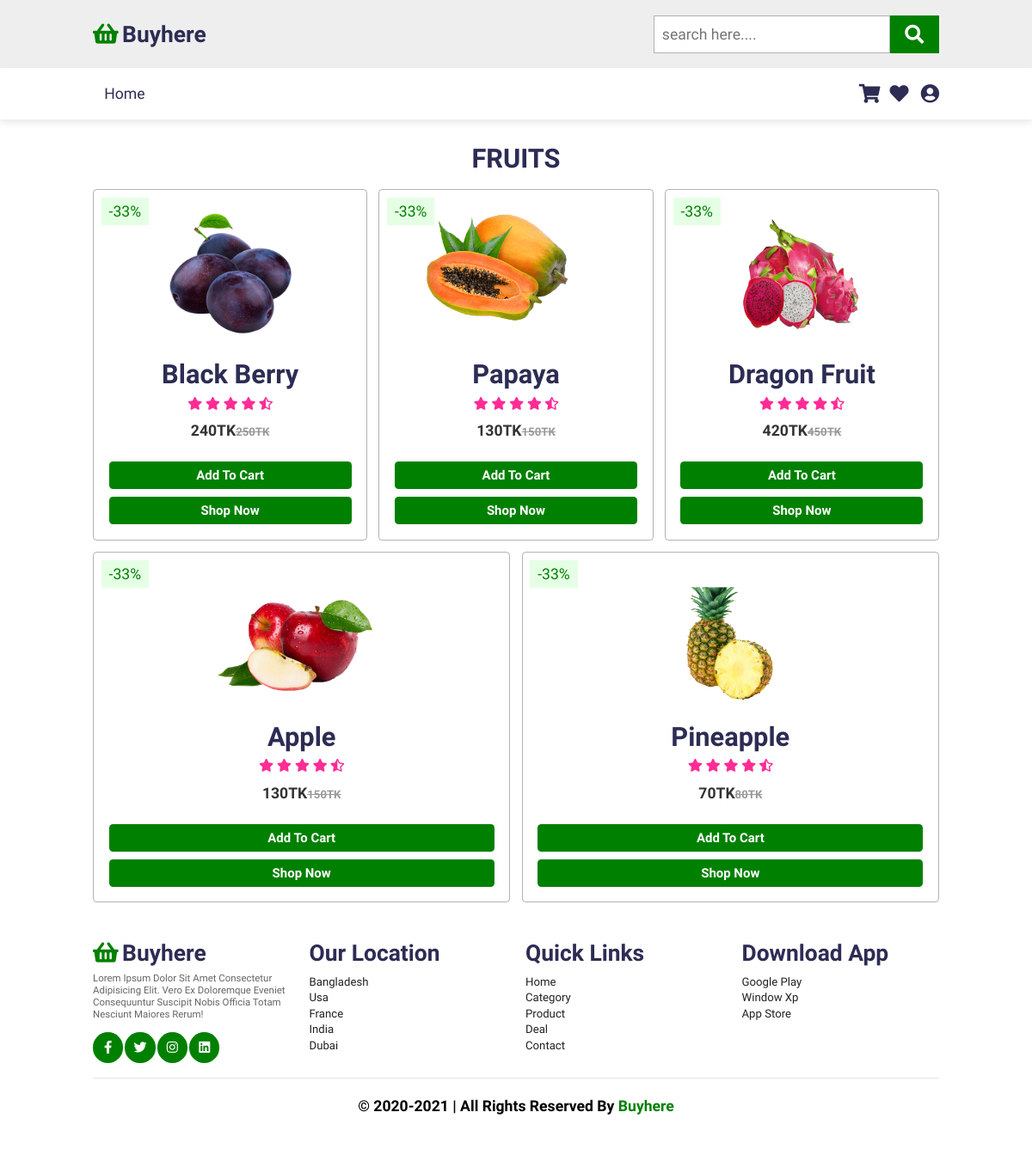
/pages/category_detail.php?id=4, run on an earlier commit of the app's database.
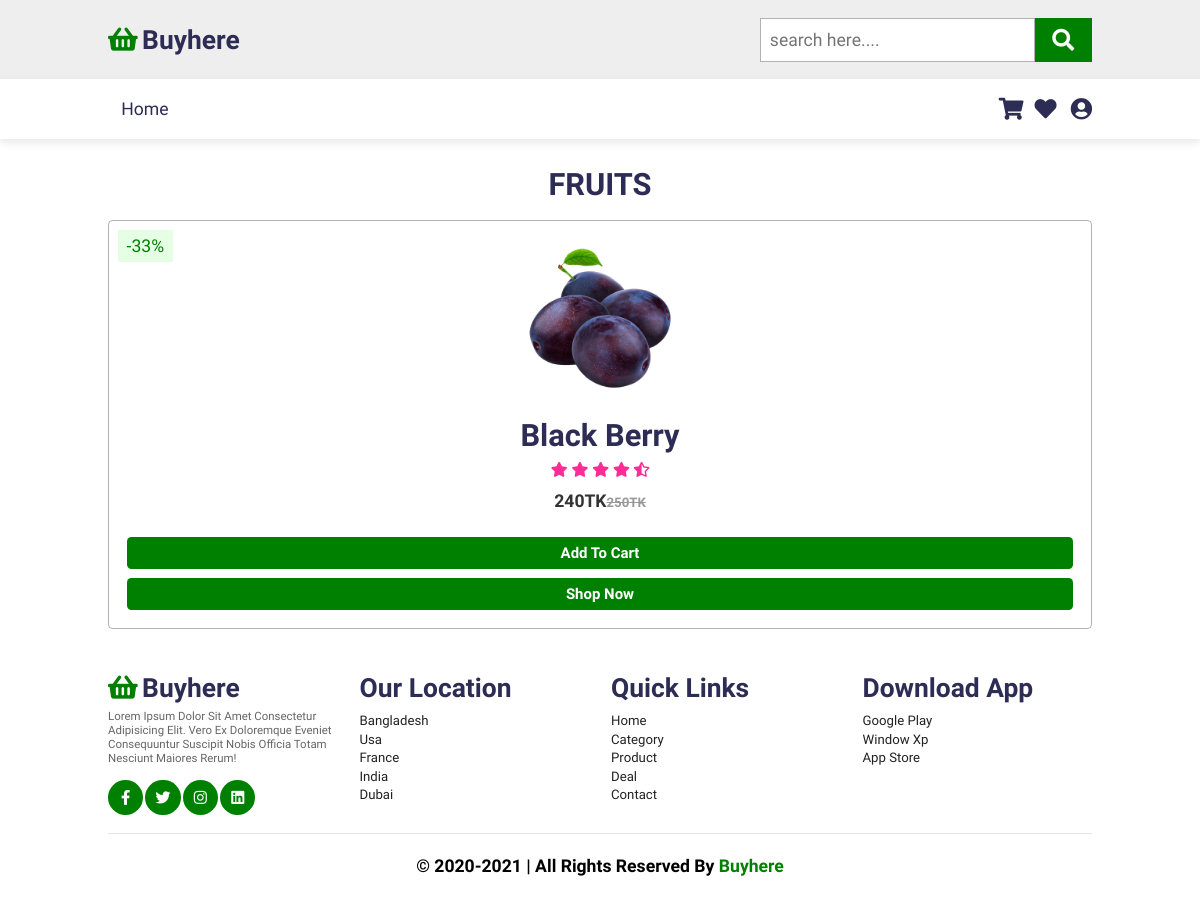
And on a later commit of the database.
### tables this page shows
CREATE TABLE `categories` (
  `id` int(10) NOT NULL,
  `name` varchar(100) NOT NULL,
  `icon` varchar(150) NOT NULL,
  `latest_product` timestamp NOT NULL DEFAULT current_timestamp() ON UPDATE current_timestamp(),
  `category_img` text NOT NULL
);

CREATE TABLE `product` (
  `id` int(30) NOT NULL,
  `name` varchar(100) NOT NULL,
  `description` text NOT NULL,
  `size` varchar(20) NOT NULL,
  `color` varchar(30) NOT NULL,
  `price` int(10) NOT NULL,
  `special_price` int(10) NOT NULL,
  `product_photo` text NOT NULL,
  `inventory_ammount` int(20) NOT NULL,
  `reviews` varchar(250) NOT NULL,
  `brand_id` varchar(20) NOT NULL,
  `category_id` int(10) NOT NULL,
  `timistamp` timestamp NOT NULL DEFAULT current_timestamp() ON UPDATE current_timestamp()
);

### pages/category_detail.php (the view, shortened to what this page needs)
<?php
    include '../database/db.php';
    $category_id = $_GET['id'];
    $sql = "SELECT * FROM product WHERE category_id='$category_id'";
    $result = $conn->query($sql);
    $products = array();
    if ($result->num_rows > 0) {
        while($row = $result->fetch_assoc()) {
            array_push($products,$row);
        }
    }
    else {
        echo "0 results";
    }
    $sql = "SELECT * FROM categories WHERE id='$category_id'";
    $result = $conn->query($sql);
    $categories = array();
    if ($result->num_rows > 0) {
        while($row = $result->fetch_assoc()) {
            array_push($categories,$row);
        }
    }
    else {
        echo "0 results";
    }
?>
<!DOCTYPE html>
<html lang="en">
<head>
    <link rel="stylesheet" href="../css/style.css">
    <link rel="stylesheet" href="../css/responsive.css">
    <link rel="stylesheet" href="https://cdnjs.cloudflare.com/ajax/libs/font-awesome/5.15.3/css/all.min.css">
</head>
<body>
        <?php
        include 'header.php';
        ?>
    <section class="product" id="product">
        <h1 class="heading"><?php echo $categories[0]['name'];?></h1>
        <div class="box-container">
            <?php
                for($i=0; $i<count($products);$i++){
            ?>
            <div class="box">
                <span class="discount">-33%</span>
                <img src="../<?php echo $products[$i]['product_photo'];?>" alt="">
                <h3><?php echo $products[$i]['name']; ?></h3>
                <div class="stars">
                    <i class="fas fa-star"></i>
                    <i class="fas fa-star"></i>
                    <i class="fas fa-star"></i>
                    <i class="fas fa-star"></i>
                    <i class="fas fa-star-half-alt"></i>
                </div>
                <div class="price"><?php echo $products[$i]['special_price'];?>TK<span><?php echo $products[$i]['price'];?>TK</span></div>
                <div class="quantity">
                </div>
                <a class="btn cartadd" data-prid="<?php echo $products[$i]['id'];?>">add to cart</a>
                <a href="" class="btn">shop now</a>
            </div>
            <?php } ?>
        </div>
</section>
        <?php
            include 'footer.php';
        ?>
</body>
</html>

### pages/header.php (shortened to what this page needs)
<header>
       <div class="header-1">
       <a href="../index.php" class="logo"><i class="fas fa-shopping-basket"></i>Buyhere</a>
            <form class="search-box-container">
                <input type="search" id="search-box" placeholder="search here....">
                <label for="search-box" class="fas fa-search"></label>
            </form>
       </div>
       <div class="header-2">
        <nav class="navbar">
            <a href="index.php">home</a>
        </nav>
        <div class="icons">
            <a href="" class="fas fa-shopping-cart"></a>
            <a href="" >
                <span class="fas fa-heart icon"></span>
            </a>
            <a href=""  class="fas fa-user-circle"></a>
        </div>
       </div>
    </header>

### pages/footer.php
<section class="footer">
        <div class="box-container">
            <div class="box">
                <a href="" class="logo"><i class="fas fa-shopping-basket"></i>Buyhere</a>
                <p>Lorem ipsum dolor sit amet consectetur adipisicing elit. Vero ex doloremque eveniet consequuntur suscipit nobis officia totam nesciunt maiores rerum!</p>
                <div class="share">
                    <a href="" class="btn fab fa-facebook-f"></a>
                    <a href="" class="btn fab fa-twitter"></a>
                    <a href="" class="btn fab fa-instagram"></a>
                    <a href="" class="btn fab fa-linkedin"></a>
                </div>
            </div>
            <div class="box">
                <h3>Our Location</h3>
                <div class="links">
                    <a href="">Bangladesh</a>
                    <a href="">Usa</a>
                    <a href="">France</a>
                    <a href="">India</a>
                    <a href="">Dubai</a>
                </div>
            </div>
            <div class="box">
                <h3>quick links</h3>
                <div class="links">
                    <a href="">home</a>
                    <a href="">category</a>
                    <a href="">product</a>
                    <a href="">deal</a>
                    <a href="">contact</a>
                </div>
            </div>
            <div class="box">
                <h3>download app</h3>
                <div class="links">
                    <a href="">google play</a>
                    <a href="">window xp</a>
                    <a href="">app store</a>
                </div>
            </div>
        </div>
        <h1 class="credit">&copy; 2020-2021 | all rights reserved by <span>Buyhere</span></h1>
    </section>

### css/style.css (style rules this page uses)
:root { --green: green; --black: #2c2c54; }
* { margin: 0; padding: 0; box-sizing: border-box; font-family: 'Nunito Sans', sans-serif; outline: none; border: none; text-decoration: none; text-transform: capitalize; transition: all .2s linear; }
html { scroll-behavior: smooth; font-size: 62.5%; overflow-x: hidden; scroll-padding-top: 6.5rem; }
section { padding: 2rem 9%; }
.btn { display: inline-block; margin-top: 1rem; background: var(--green); color: #fff; padding: .8rem 3rem; font-size: 1.7rem; text-align: center; border-radius: .5rem; font-weight: bolder; }
.heading { text-align: center; color: var(--black); text-transform: uppercase; padding: 1rem; font-size: 3.5rem; padding-bottom: 2rem; }
.header-1 { background: #eee; display: flex; align-items: center; justify-content: space-between; padding: 2rem 9%; }
.logo { color: var(--black); font-size: 3rem; font-weight: bolder; }
.logo i { padding-right: .5rem; color: var(--green); }
.header-1 .search-box-container { display: flex; height: 5rem; }
.header-1 .search-box-container #search-box { height: 100%; width: 100%; padding: 1rem; font-size:2rem; color: #333; border: .1rem solid rgba(0, 0, 0, .3); text-transform: none; }
.header-1 .search-box-container label { font-size: 2.5rem; height: 100%; width: 8rem; line-height: 5rem; color: #fff; background: var(--green); text-align: center; cursor: pointer; }
.header-2 { background: #fff; display: flex; align-items: center; justify-content: space-between; padding: 2rem 9%; box-shadow: 0 .5rem 1rem rgba(0, 0, 0, .1); position: relative; }
.header-2 .navbar a { padding: .5rem 1.5rem ; font-size: 2rem; border-radius: .5rem; color: var(--black); }
.header-2 .icons a { font-size: 2.5rem; color: var(--black); padding-left: 1rem; }
.icon { position: relative; }
.product .box-container { display: flex; flex-wrap: wrap; gap: 1.5rem; }
.product .box-container .box { flex: 1 1 30rem; text-align: center; padding: 2rem; border: .1rem solid rgba(0, 0, 0, .3); border-radius: .5rem; overflow: hidden; position: relative; }
.product .box-container .box img { height: 20rem; }
.product .box-container .box .discount { position: absolute; top: 1rem; left: 1rem; background: rgba(0, 255, 0, .1); color: var(--green); padding: .7rem 1rem; font-size: 2rem; }
.product .box-container .box h3 { color: var(--black); font-size: 3.5rem; }
.product .box-container .box .stars i { padding: 1rem .1rem; font-size: 1.7rem; color: rgba(255, 0, 128, 0.829); }
.product .box-container .box .price { font-size: 2rem; color: #333; padding: .5rem 0; font-weight: bold; }
.product .box-container .box .price span { font-size: 1.5rem; color: #999; text-decoration: line-through; }
.product .box-container .box .quantity { display: flex; align-items: center; justify-content: center; padding-top: 1rem; padding-bottom: .5rem; }
.product .box-container .box .btn { display: block; }
.footer .box-container { display: flex; gap: 2.5rem; flex-wrap: wrap; }
.footer .box-container .box { padding: 1rem 0; flex: 1 1 25rem; }
.footer .box-container .box .share a { padding: 0; height: 4rem; width: 4rem; line-height: 4rem; text-align: center; border-radius: 50%; }
.footer .box-container .box h3 { font-size: 3rem; color: var(--black); }
.footer .box-container .box p { font-size: 1.3rem; color: #666; padding: .7rem 0; }
.footer .box-container .box .links { padding: 1rem 0; }
.footer .box-container .box .links a { display: block; padding: .2rem 0; font-size: 1.5rem; color: #222; }
.footer .credit { padding: 2.5rem 1rem; border-top: .1rem solid rgba(0,0,0,.1); margin-top: 1rem; text-align: center; font-size: 2rem; }
.footer .credit span { color: var(--green); }

### css/responsive.css (style rules this page uses)
@media (max-width:1200px) { html { font-size: 55%; } }

What changed in the data, as far as the page shows it:
removed product: product_photo (picture), name "Papaya", special_price "130", price "150"
removed product: product_photo (picture), name "Dragon Fruit", special_price "420", price "450"
removed product: product_photo (picture), name "Apple", special_price "130", price "150"
removed product: product_photo (picture), name "Pineapple", special_price "70", price "80"
